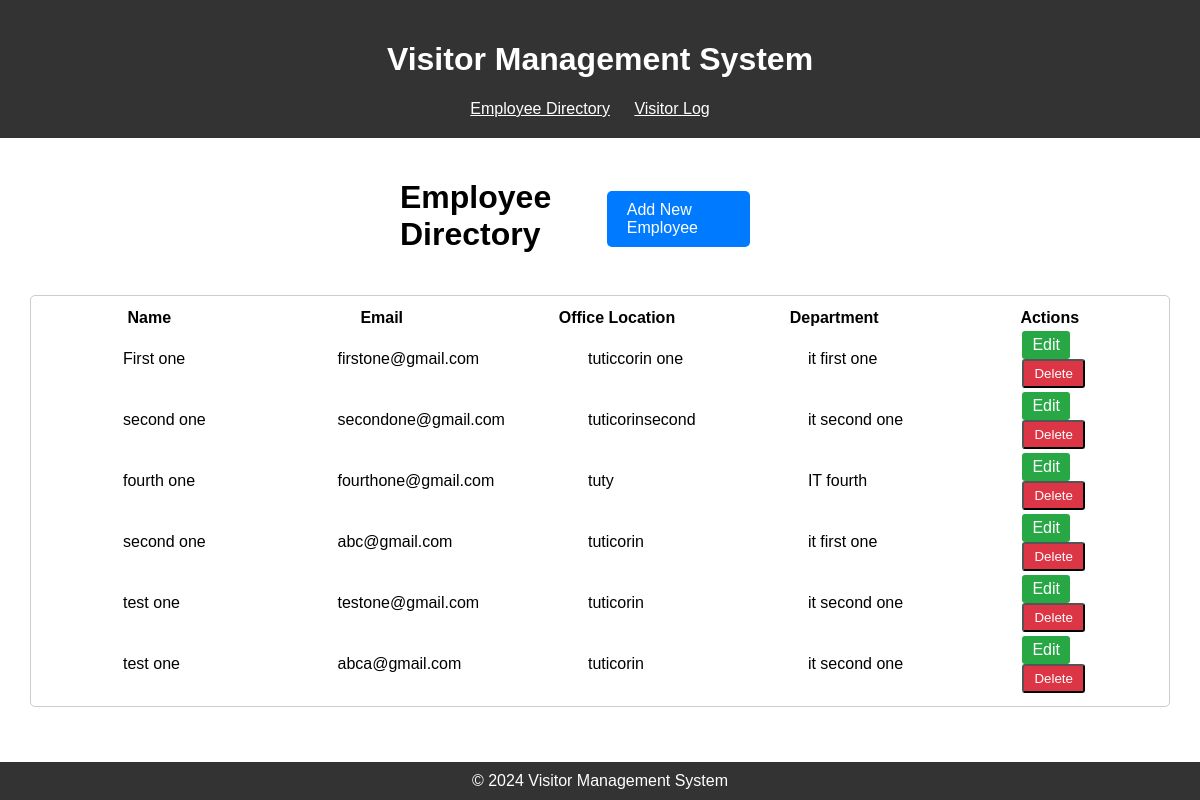
Screenshot of /employees/ (signed in) with the database file from the repository.
### visitor_management/models.py (models this page shows, shortened)
class Employee(models.Model):
    name = models.CharField(max_length=100)
    email = models.EmailField(unique=True)
    office_location = models.CharField(max_length=100)
    department = models.CharField(max_length=100)

### visitor_management/views.py (the view)
# urls.py: path('employees/', views.EmployeeListView.as_view(), name='employee_list'),
class EmployeeListView(APIView):
    def get(self, request):
        employees = Employee.objects.all()
        return render(request, 'employee/employee_list.html', {'employees': employees})

### visitor_management/templates/employee/employee_list.html (shortened to what this page needs)
{% extends 'base.html' %}
{% block content %}
<div style="display: flex; justify-content: space-between; align-items: center; margin: 0 auto; margin-top: 20px;">
    <h1 style="margin-left: 400px;">Employee Directory</h1>
    <a href="{% url 'employee_add' %}" class="add-button" style="margin-right: 450px; margin-top: 25px;">Add New Employee</a>
</div>
<div class="table-container" style="margin-top: 20px; margin-left: 30px; margin-right: 30px; padding: 10px; border: 1px solid #ccc; border-radius: 5px; overflow-x: auto;">
    <table class="employee-table" style="width: 100%; border-collapse: separate;">
        <thead>
            <tr>
                <th style="width: 20%;">Name</th>
                <th style="width: 20%;">Email</th>
                <th style="width: 20%;">Office Location</th>
                <th style="width: 20%;">Department</th>
                <th style="width: 20%;">Actions</th>
            </tr>
        </thead>
        <tbody>
            {% for employee in employees %}
            <tr>
                <td style="padding-left: 80px;">{{ employee.name }}</td>
                <td style="padding-left: 80px;">{{ employee.email }}</td>
                <td style="padding-left: 80px;">{{ employee.office_location }}</td>
                <td style="padding-left: 80px;">{{ employee.department }}</td>
                <td style="padding-left: 80px;">
                    <a href="{% url 'employee_edit' employee.id %}" class="edit-button">Edit</a>
                    <form action="{% url 'employee_delete' employee.id %}" method="post" style="display: inline;">
                        <button type="submit" class="delete-button"
                            onclick="return confirm('Are you sure you want to delete {{ employee.name }}?')">Delete</button>
                    </form>
                </td>
            </tr>
            {% endfor %}
        </tbody>
    </table>
</div>
{% endblock %}

### visitor_management/templates/base.html (shortened to what this page needs)
{% load static %}
<!DOCTYPE html>
<html lang="en">
<head>
</head>
<body>
    <header>
        <h1>Visitor Management System</h1>
        <nav>
            <ul>
                <li><a href="{% url 'employee_list' %}">Employee Directory</a></li>
                <li><a href="{% url 'visitor_list' %}">Visitor Log</a></li>
            </ul>
        </nav>
    </header>
    <div>
        {% block content %}
        {% endblock %}
    </div>
    <footer>
        &copy; 2024 Visitor Management System
    </footer>
</body>
</html>

### visitor_management/templates/base.html (style rules this page uses)
body { margin: 0; padding: 0; font-family: Arial, sans-serif; }
header { background-color: #333; color: #fff; padding: 20px; text-align: center; }
footer { background-color: #333; color: #fff; padding: 10px 0; text-align: center; position: fixed; bottom: 0; width: 100%; }
nav ul { list-style-type: none; margin: 0; padding: 0; }
nav ul li { display: inline; margin-right: 20px; }
nav ul li a { color: #fff; }
.add-button { display: block; margin-bottom: 20px; padding: 10px 20px; background-color: #007bff; color: #fff; text-decoration: none; border-radius: 5px; width: 150px; }
.edit-button, .delete-button { display: inline-block; padding: 5px 10px; margin-right: 10px; background-color: #28a745; color: #fff; text-decoration: none; border-radius: 3px; }
.delete-button { background-color: #dc3545; }
.table-container { display: flex; justify-content: center; align-items: center; height: 100%; }

### rows the page displays
Employee: name "First one", email "firstone@gmail.com", office_location "tuticcorin one", department "it first one"
Employee: name "second one", email "secondone@gmail.com", office_location "tuticorinsecond", department "it second one"
Employee: name "fourth one", email "fourthone@gmail.com", office_location "tuty", department "IT fourth"
Employee: name "second one", email "abc@gmail.com", office_location "tuticorin", department "it first one"
Employee: name "test one", email "testone@gmail.com", office_location "tuticorin", department "it second one"
Employee: name "test one", email "abca@gmail.com", office_location "tuticorin", department "it second one"
